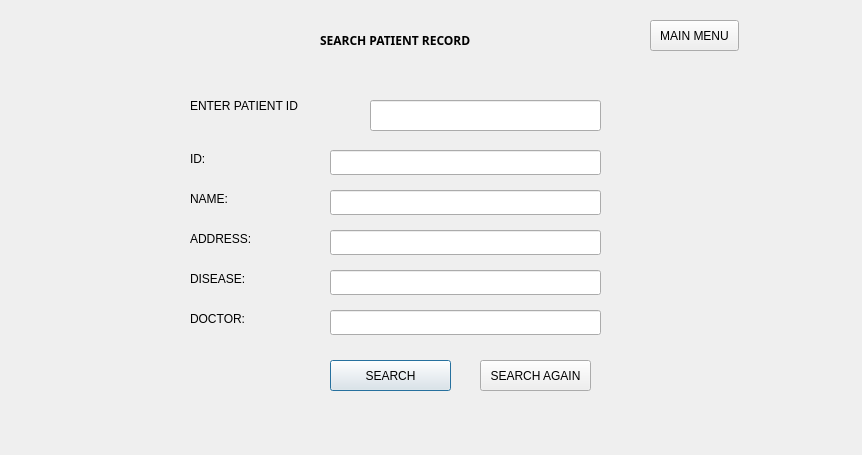
<?xml version="1.0" encoding="UTF-8"?>
<ui version="4.0">
 <class>search</class>
 <widget class="QDialog" name="search">
  <property name="geometry">
   <rect>
    <x>0</x>
    <y>0</y>
    <width>862</width>
    <height>455</height>
   </rect>
  </property>
  <property name="windowTitle">
   <string>Dialog</string>
  </property>
  <widget class="QLabel" name="label">
   <property name="geometry">
    <rect>
     <x>320</x>
     <y>30</y>
     <width>241</width>
     <height>20</height>
    </rect>
   </property>
   <property name="font">
    <font>
     <family>Waree</family>
     <weight>75</weight>
     <bold>true</bold>
    </font>
   </property>
   <property name="text">
    <string>SEARCH PATIENT RECORD</string>
   </property>
  </widget>
  <widget class="QPushButton" name="search_2">
   <property name="geometry">
    <rect>
     <x>330</x>
     <y>360</y>
     <width>121</width>
     <height>31</height>
    </rect>
   </property>
   <property name="text">
    <string>SEARCH</string>
   </property>
  </widget>
  <widget class="QLineEdit" name="lineEdit">
   <property name="geometry">
    <rect>
     <x>370</x>
     <y>100</y>
     <width>231</width>
     <height>31</height>
    </rect>
   </property>
  </widget>
  <widget class="QLabel" name="label_2">
   <property name="geometry">
    <rect>
     <x>190</x>
     <y>90</y>
     <width>141</width>
     <height>31</height>
    </rect>
   </property>
   <property name="text">
    <string>ENTER PATIENT ID</string>
   </property>
  </widget>
  <widget class="QPushButton" name="pushButton">
   <property name="geometry">
    <rect>
     <x>480</x>
     <y>360</y>
     <width>111</width>
     <height>31</height>
    </rect>
   </property>
   <property name="text">
    <string>SEARCH AGAIN</string>
   </property>
  </widget>
  <widget class="QPushButton" name="pushButton_2">
   <property name="geometry">
    <rect>
     <x>650</x>
     <y>20</y>
     <width>89</width>
     <height>31</height>
    </rect>
   </property>
   <property name="text">
    <string>MAIN MENU</string>
   </property>
  </widget>
  <widget class="QLabel" name="label_3">
   <property name="geometry">
    <rect>
     <x>190</x>
     <y>150</y>
     <width>67</width>
     <height>17</height>
    </rect>
   </property>
   <property name="text">
    <string>ID:</string>
   </property>
  </widget>
  <widget class="QLabel" name="label_4">
   <property name="geometry">
    <rect>
     <x>190</x>
     <y>190</y>
     <width>67</width>
     <height>17</height>
    </rect>
   </property>
   <property name="text">
    <string>NAME: </string>
   </property>
  </widget>
  <widget class="QLabel" name="label_5">
   <property name="geometry">
    <rect>
     <x>190</x>
     <y>230</y>
     <width>81</width>
     <height>17</height>
    </rect>
   </property>
   <property name="text">
    <string>ADDRESS:</string>
   </property>
  </widget>
  <widget class="QLabel" name="label_6">
   <property name="geometry">
    <rect>
     <x>190</x>
     <y>270</y>
     <width>67</width>
     <height>17</height>
    </rect>
   </property>
   <property name="text">
    <string>DISEASE:</string>
   </property>
  </widget>
  <widget class="QLabel" name="label_7">
   <property name="geometry">
    <rect>
     <x>190</x>
     <y>310</y>
     <width>71</width>
     <height>17</height>
    </rect>
   </property>
   <property name="text">
    <string>DOCTOR:</string>
   </property>
  </widget>
  <widget class="QLineEdit" name="lineEdit_2">
   <property name="geometry">
    <rect>
     <x>330</x>
     <y>150</y>
     <width>271</width>
     <height>25</height>
    </rect>
   </property>
  </widget>
  <widget class="QLineEdit" name="lineEdit_3">
   <property name="geometry">
    <rect>
     <x>330</x>
     <y>190</y>
     <width>271</width>
     <height>25</height>
    </rect>
   </property>
  </widget>
  <widget class="QLineEdit" name="lineEdit_4">
   <property name="geometry">
    <rect>
     <x>330</x>
     <y>230</y>
     <width>271</width>
     <height>25</height>
    </rect>
   </property>
  </widget>
  <widget class="QLineEdit" name="lineEdit_5">
   <property name="geometry">
    <rect>
     <x>330</x>
     <y>270</y>
     <width>271</width>
     <height>25</height>
    </rect>
   </property>
  </widget>
  <widget class="QLineEdit" name="lineEdit_6">
   <property name="geometry">
    <rect>
     <x>330</x>
     <y>310</y>
     <width>271</width>
     <height>25</height>
    </rect>
   </property>
  </widget>
 </widget>
 <resources/>
 <connections/>
</ui>
